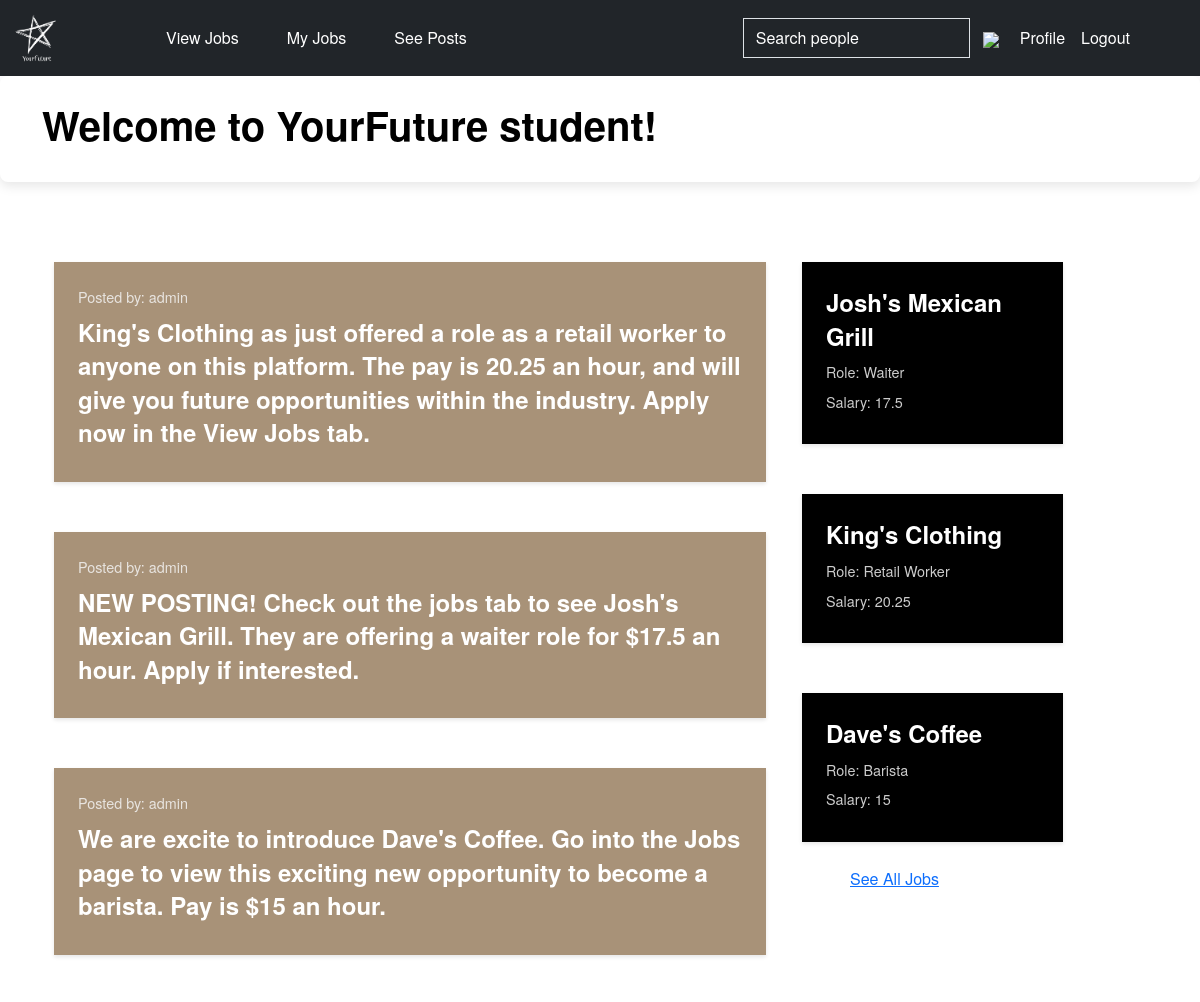
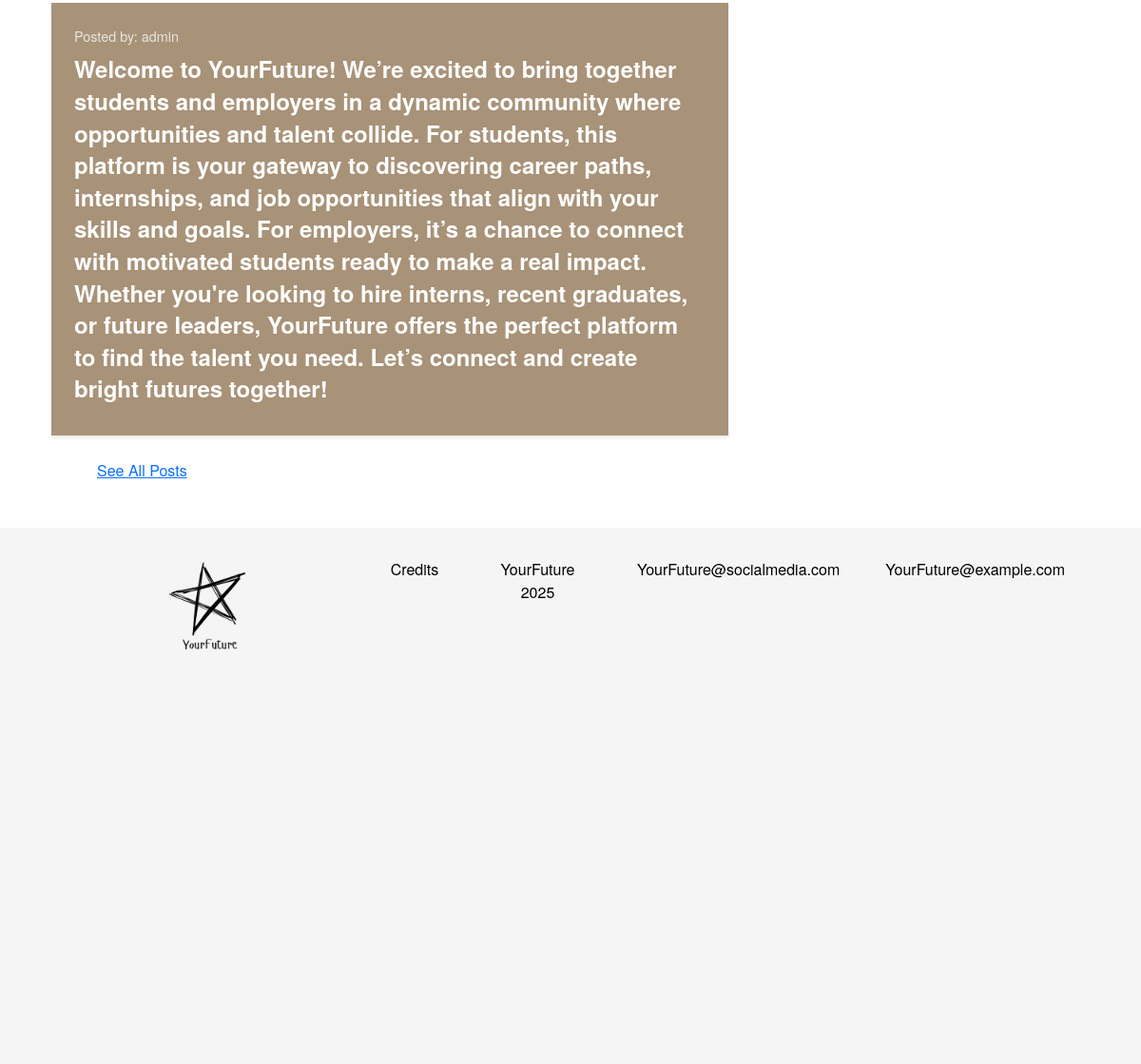
Page / (signed in) on the committed database (2 pictures, top to bottom).
### tables this page shows
CREATE TABLE "students" (
	"id"	INTEGER,
	"name"	TEXT NOT NULL,
	"email"	TEXT NOT NULL UNIQUE,
	"password"	text NOT NULL,
	"Role"	TEXT NOT NULL,
	"status"	TEXT,
	PRIMARY KEY("id" AUTOINCREMENT)
);

CREATE TABLE "posts" (
	"id"	INTEGER NOT NULL UNIQUE,
	"added_by"	INTEGER NOT NULL,
	"content"	TEXT NOT NULL,
	PRIMARY KEY("id" AUTOINCREMENT)
);

CREATE TABLE "jobs" (
	"id"	INTEGER NOT NULL UNIQUE,
	"company"	TEXT NOT NULL,
	"company_role"	TEXT NOT NULL,
	"pay"	NUMERIC NOT NULL,
	"status"	TEXT,
	"added_by"	INTEGER NOT NULL,
	"Description"	TEXT NOT NULL,
	PRIMARY KEY("id" AUTOINCREMENT)
);

### blueprints/site.py (the view, shortened to what this page needs)
@login_required
@site_bp.route("/")
def index():
    if session.get("user_id"):
        name = session.get("name")#gets the current user's name
        conn = get_db()
        cursor = conn.cursor()
        cursor.execute("SELECT * FROM posts")
        post_get = cursor.fetchall()
        posts = []
        if len(post_get)>5:
            for get in post_get[:5]:
                cursor.execute("SELECT name FROM students WHERE id = ?", (get["added_by"],))
                adder = cursor.fetchone()
                for add in adder:
                    posts.insert(0,{"added_by":add, "content":get["content"],"id":get["id"]})
        else:
            for get in post_get:
                cursor.execute("SELECT name FROM students WHERE id = ?", (get["added_by"],))
                adder = cursor.fetchone()
                for add in adder:
                    posts.insert(0,{"added_by":add, "content":get["content"],"id":get["id"]})
        if not name:
            name = "" #if there is no current user session, name is blank
        role = session.get("role") #get the current user's role
        cursor.execute("SELECT * FROM jobs WHERE status = ?", ("approved",))
        jobs = cursor.fetchall()
        portfolio = []
        if len(jobs) > 5:
            for job in jobs[:5]:
                portfolio.insert(0,{"company": job["company"], "company_role": job["company_role"], "pay": job["pay"]})
        else:
            for job in jobs:
                portfolio.insert(0,{"company": job["company"], "company_role": job["company_role"], "pay": job["pay"]})
        conn.close()
        return render_template("home.html", name = name, posts = posts,portfolio = portfolio) #else they will be acessing the student view
    elif not (request.path == "/login" or request.path == "/register"):
        return render_template("landing.html")

### db.py (called while the page is built)
def get_db():
    if not hasattr(g, 'sqlite_db'):
        g.sqlite_db = sqlite3.connect(Config.DATABASE, check_same_thread=False, timeout=10)
        g.sqlite_db.row_factory = sqlite3.Row
    return g.sqlite_db

### templates/home.html (shortened to what this page needs)
{% extends "layout.html" %}
{% block main %}
<div class="custom-welcome">
    <div class="container">
        <h1>Welcome to YourFuture {{ name }}!</h1>
    </div>
</div>
<div class="container-fluid px-0 mb-2">
    <div class="container">
        <div class="row">
            <div class="col-12 col-md-8 col-lg-8 post-section">
                {% for post in posts %}
                <div class="card post-card">
                    <div class="post">
                        <p class="text-light">Posted by: {{ post.added_by }}</p>
                        <h4>{{ post.content }}</h4>
                    </div>
                </div>
                {% endfor %}
                <a class="p-5 justify-content-center" href="/viewposts">See All Posts</a>
            </div>
            <div class="col-12 col-md-4 col-lg-3 ">
                {% for job in portfolio %}
                <div class="card job-card">
                    <div class="post">
                        <h4 class="job-info">{{ job.company }}</h4>
                        <p class="job-info">Role: {{ job.company_role }}</p>
                        <p class="job-info">Salary: {{ job.pay }}</p>
                    </div>
                </div>
                {% endfor %}
                <a class="p-5 justify-content-center" href="/viewjobs">See All Jobs</a>
            </div>
        </div>
    </div>
    <div class="credits d-flex justify-content-between">
        <div class="d-flex col-md-4 mb-3 mb-md-0">
            <img src="../static/logo.png" alt="YourFuture">
        </div>
        <div class="d-flex flex-column flex-md-row justify-content-start">
            <div class="d-flex fs-6">
                <a href="/credits" class="text-black me-5">Credits</a>
                <div class="me-5">YourFuture 2025</div>
                <div class="me-5">YourFuture@socialmedia.com</div>
                <div class="me-5">YourFuture@example.com</div>
            </div>
        </div>
    </div>
</div>
{% endblock %}

### static/style.css (style rules this page uses)
html, body { margin: 0; padding: 0; width: 100%; height: 100%; }
body { background-color: white; background-size: cover; background-position: center; background-repeat: no-repeat; background-attachment: fixed; font-family: 'Helvetica Neue', Arial, sans-serif; color:black; height: 100vh; }
.card { border: none; box-shadow: 0 4px 8px rgba(0, 0, 0, 0.1); margin-bottom: 25px; background-color: rgba(139, 110, 75, 0.75); color: white; border-radius: 0; overflow: hidden; transition: transform 0.2s, box-shadow 0.3s; }
.job-card { background-color: black; color: white; }
.credits { position: absolute; padding:5vh; margin-top: 3rem; text-align: center; width:100%; height:auto; background-color: whitesmoke; }
.post { padding: 1.5rem; }
.post p { color: white; margin-bottom: 0.5rem; font-size: 0.9rem; }
.credits a { color: var(--primary-color); text-decoration: none; font-weight: 500; transition: color 0.2s; }
.job-info { margin-bottom: 0.5rem; }
.card { box-shadow: 0 2px 4px rgba(0, 0, 0, 0.1); margin-top: 50px; justify-content: center; }
.custom-welcome { background-color: white; padding: 25px; border-radius: 8px; box-shadow: 0 4px 12px rgba(0, 0, 0, 0.1); margin-bottom: 30px; }

### templates/home.html (style rules this page uses)
body { background-color: rgba(255, 255, 255, 0); overflow-x: hidden; }
.custom-welcome h1 { font-weight: 700; font-size: 2.5rem; }
.job-card { background-color: black; color: white; }
.post { padding: 1.5rem; }
.post p { color: white; margin-bottom: 0.5rem; font-size: 0.9rem; opacity: 0.8; }
.post h4 { font-weight: 600; margin-bottom: 0.5rem; line-height: 1.4; }
.credits { padding: 2rem; text-align: center; background-color: whitesmoke; margin-top: 3rem; }
.credits a { color: var(--primary-color); text-decoration: none; font-weight: 500; transition: color 0.2s; }
.job-info { margin-bottom: 0.5rem; }
.credits img { max-height: 20%; width: auto; margin: 0 auto; }
.post-section { padding-left: 1.5rem; padding-right: 1.5rem; }

### rows in the picture
students: added_by "admin" "admin" "admin" "admin"
posts: content "King's Clothing as just offered a role as a retail worker to anyone on this platform. The pay is 20.25 an hour, and will give you future opportunities within the industry. Apply now in the View Jobs tab."
posts: content "NEW POSTING! Check out the jobs tab to see Josh's Mexican Grill. They are offering a waiter role for $17.5 an hour. Apply if interested."
posts: content "We are excite to introduce Dave's Coffee. Go into the Jobs page to view this exciting new opportunity to become a barista. Pay is $15 an hour."
posts: content "Welcome to YourFuture! We’re excited to bring together students and employers in a dynamic community where opportunities and talent collide. For students, this platform is your gateway to discovering career paths, internships, and job opportunities that align with your skills and goals. For employers, it’s a chance to connect with motivated students ready to make a real impact. Whether you're looking to hire interns, recent graduates, or future leaders, YourFuture offers the perfect platform to find the talent you need. Let’s connect and create bright futures together!"
jobs: company "Josh's Mexican Grill", company_role "Waiter", pay "17.5"
jobs: company "King's Clothing", company_role "Retail Worker", pay "20.25"
jobs: company "Dave's Coffee", company_role "Barista", pay "15"

### other values in the picture
{{ name }} "student"
